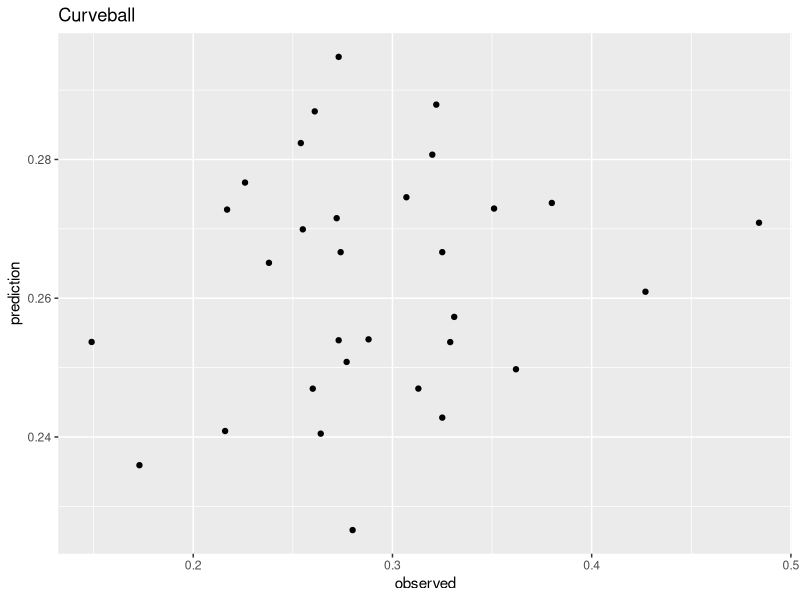
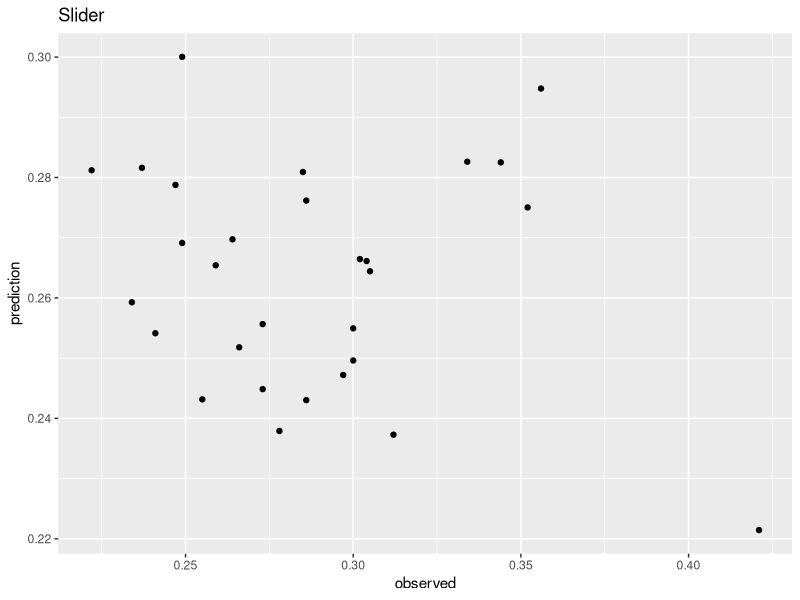
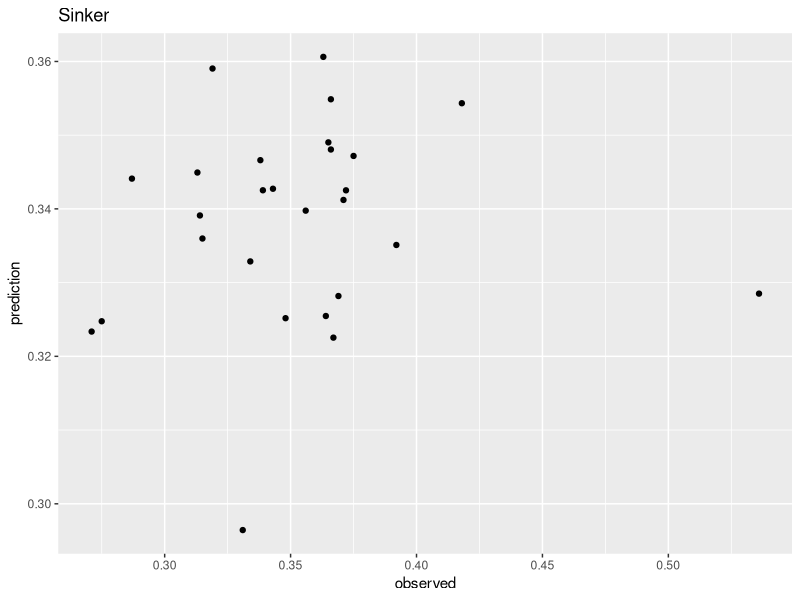

The R source for these figures, in order:
## ---- chunk 1
library(tidyverse)
library(ranger)
library(Metrics)
## ---- chunk 2
arsenals <- read_csv("Updated Data/arsenal_stats.csv") %>% 
  rename(player_name = `last_name, first_name`) %>% 
  select(player_name, player_id, Season, pitch_type, est_woba, woba, run_value)

xwOBA_si <- arsenals %>% 
  filter(pitch_type == "SIFT") %>% 
  select(player_id, Season, est_woba)

xwOBA_sl <- arsenals %>% 
  filter(pitch_type == "SL") %>% 
  select(player_id, Season, est_woba)

xwOBA_cu <- arsenals %>% 
  filter(pitch_type == "CUKC") %>% 
  select(player_id, Season, est_woba)


si <- read_csv("Updated Data/SI_interpitch_2020-2023.csv") %>% 
  select(-...1:-player_name) %>% 
left_join(xwOBA_si, by = c("mlbAM_ID" = "player_id", "Season" = "Season")) %>% 
  filter(!is.na(est_woba)) %>%
  mutate_all(~ifelse(is.na(.), 100, .))

sl <- read_csv("Updated Data/SL_interpitch_2020-2023.csv") %>% 
  select(-...1:-player_name) %>% 
left_join(xwOBA_sl, by = c("mlbAM_ID" = "player_id", "Season" = "Season")) %>% 
  filter(!is.na(est_woba)) %>%
  mutate_all(~ifelse(is.na(.), 100, .))

cu <- read_csv("Updated Data/CU_interpitch_2020-2023.csv") %>% 
  select(-...1:-player_name) %>% 
left_join(xwOBA_cu, by = c("mlbAM_ID" = "player_id", "Season" = "Season")) %>% 
  filter(!is.na(est_woba)) %>%
  mutate_all(~ifelse(is.na(.), 100, .))

## ---- chunk 3
si_test <- si %>% 
  filter(Season != 2023) %>% 
  select(-mlbAM_ID, -Season)

sl_test <- sl %>% 
  filter(Season != 2023) %>% 
  select(-mlbAM_ID, -Season)

cu_test <- cu %>% 
  filter(Season != 2023) %>% 
  select(-mlbAM_ID, -Season)
## ---- chunk 4
si_2023 <- si %>% 
  filter(Season == 2023) %>% 
  select(-mlbAM_ID, -Season)

sl_2023 <- sl %>% 
  filter(Season == 2023) %>% 
  select(-mlbAM_ID, -Season)

cu_2023 <- cu %>% 
  filter(Season == 2023) %>% 
  select(-mlbAM_ID, -Season)
## ---- chunk 5
si_model <- ranger(est_woba ~ ., data = si_test)
## ---- chunk 6
sl_model <- ranger(est_woba ~ ., data = sl_test)
## ---- chunk 7
cu_model <- ranger(est_woba ~ ., data = cu_test)
## ---- chunk 8
# Sinker
SI <- si_2023 %>% 
  mutate(prediction = predict(si_model, si_2023)$predictions) %>% 
  rename(observed = est_woba) %>% 
  select(observed, prediction)

rmse_si <- rmse(SI$observed, SI$prediction)


# Slider
SL <- sl_2023 %>% 
  mutate(prediction = predict(sl_model, sl_2023)$predictions) %>% 
  rename(observed = est_woba) %>% 
  select(observed, prediction)

rmse_sl <- rmse(SL$observed, SL$prediction)


# Curveball
CU <- cu_2023 %>% 
  mutate(prediction = predict(cu_model, cu_2023)$predictions) %>% 
  rename(observed = est_woba) %>% 
  select(observed, prediction)

rmse_cu <- rmse(CU$observed, CU$prediction)
## ---- chunk 9
CU %>% 
  ggplot(aes(x = observed, y = prediction)) +
  geom_point() +
  labs(title = "Curveball")


SL %>% 
  ggplot(aes(x = observed, y = prediction)) +
  geom_point() +
  labs(title = "Slider")

SI %>% 
  ggplot(aes(x = observed, y = prediction)) +
  geom_point() +
  labs(title = "Sinker")
